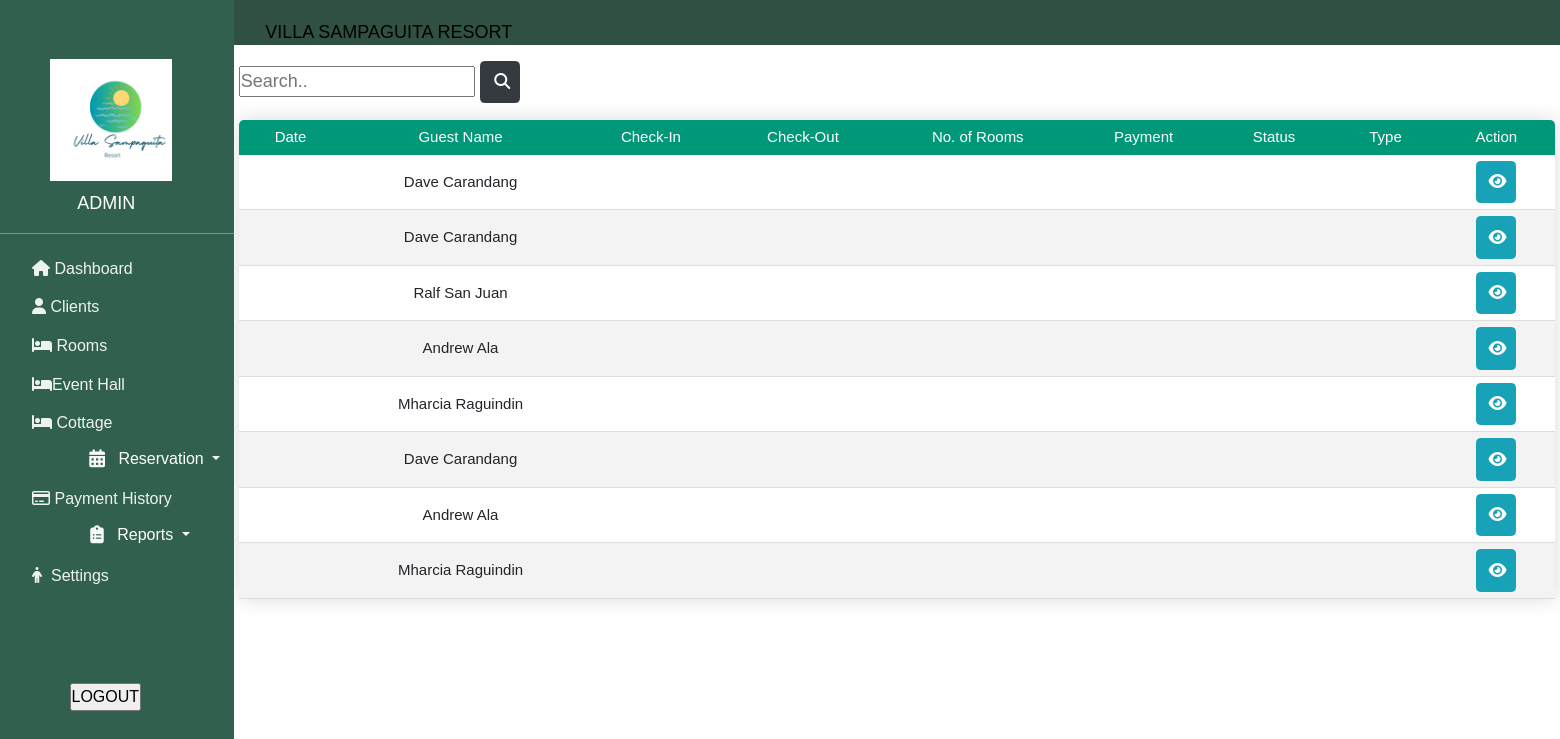
Page /Report.php/list.php on the committed database.
### tables this page shows
CREATE TABLE `reservation` (
  `reservation_Id` int(11) NOT NULL,
  `people_Id` int(11) NOT NULL,
  `name` varchar(255) NOT NULL,
  `email` varchar(255) NOT NULL,
  `number` int(11) NOT NULL,
  `room_Id` varchar(250) NOT NULL,
  `cottage_Id` varchar(250) NOT NULL,
  `hall_Id` varchar(250) NOT NULL,
  `timeInOut` varchar(250) NOT NULL,
  `dateIn` varchar(250) NOT NULL,
  `dateOut` varchar(250) NOT NULL,
  `adult` varchar(250) NOT NULL,
  `children` varchar(250) NOT NULL,
  `reservationStatus` varchar(250) NOT NULL,
  `payment_status` varchar(250) NOT NULL,
  `dateCreated` varchar(250) NOT NULL,
  `code` varchar(250) NOT NULL,
  `downCheckOut` varchar(250) NOT NULL
);

### Report.php/list.php (the view, shortened to what this page needs)
<!DOCTYPE html>
<html lang="en">
<head>
    <link rel="stylesheet" type="text/css" href="list.css">
    <link rel="stylesheet" href="https://cdn.jsdelivr.net/npm/bootstrap@4.0.0/dist/css/bootstrap.min.css">
    <link rel="stylesheet" href="https://unpkg.com/boxicons@latest/css/boxicons.min.css">
    <link href="https://unpkg.com/aos@2.3.1/dist/aos.css" rel="stylesheet">
    <link rel="stylesheet" href="https://cdn.jsdelivr.net/npm/swiper/swiper-bundle.min.css">
    <!DOCTYPE html>
<html>
<head>
  <head>
    <link rel="stylesheet" href="https://cdn.jsdelivr.net/npm/bootstrap@4.0.0/dist/css/bootstrap.min.css">
        <link rel="stylesheet" href="https://cdnjs.cloudflare.com/ajax/libs/font-awesome/4.7.0/css/font-awesome.min.css">
       <link rel="stylesheet" href="../admin_dashboard/home.css"></link>
  </head>
</head>
<body >
        <?php
            include "../admin_dashboard/header.php";
            include "../admin_dashboard/sidebar.php";
        ?>
 <form class="search.php">
<div class="search">
  <input type="text" placeholder="Search..">
  <button type="submit" class="btn btn-dark"><i class="fa-solid fa-magnifying-glass"></i></button>
</div>
 </form>
<form action="printreport.php" method="POST" target="_blank">
      <div class="row no-print">
        <div class="col-xs-12" style="margin-left:-1%;">
       <span class="pull-right"> <button type="submit" class="btn btn-primary"  ><i class="fa fa-print"></i> Print</button></span>
        </div>
      </div>
    </form>
<section class="dataTable_room">
                <table class="content-table" id="table-data">
                    <thead>
                        <tr>
                        <th>Date</th>
                            <th>Guest Name</th>
                            <th>Check-In</th>
                            <th>Check-Out</th>
                            <th>No. of Rooms</th>
                            <th>Payment</th>
                            <th>Status</th>
                            <th>Type</th>
                            <th>Action</th>
                        </tr>
                    </thead>
                    <tbody>
                    <?php
					include('../database/connect.php');
					$query=mysqli_query($conn,"select * from reservation");
					while($row=mysqli_fetch_array($query)){
						?>
                                    <tr>
                                    <td><?php echo $row['date']; ?></td>
                                        <td><?php echo $row['name']; ?></td>
                                        <td><?php echo $row['checkin']; ?></td>
                                        <td><?php echo $row['checkout']; ?></td>
                                        <td><?php echo $row['norooms']; ?></td>
                                        <td><?php echo $row['payment']; ?></td>
                                        <td><?php echo $row['status']; ?></td>
                                        <td><?php echo $row['type']; ?></td>
                                        <td>
                                        <button type="button" class="btn btn-info"   data-toggle="modal" data-target="#edit"> <i class="fa-solid fa-eye" style="margin-left:-20%;"></i></button>
                                        </td>
                                    </tr>
						<?php
					}
				?>
							</tbody>
                </table>
</section>

### Report.php/list.css (style rules this page uses)
.search { height: 10px; margin-left: 15.3%; margin-top: 1%; }
.dataTable_room { display: flex; margin-left: 15%; }
.content-table { width: 100%; margin: 5px; border-collapse: collapse; border-radius: 5px 5px 0 0; overflow: hidden; text-align: center; box-shadow: 0 0 20px rgba(0, 0, 0, 0.15); }
.content-table thead tr { background-color: #009879; color: #ffffff; font-weight: bold; }
.content-table th, .content-table td { font-weight: 500; padding: 6px 20px; font-size: 15px; }
.content-table tbody tr { border-bottom: 1px solid #dddddd; }
.content-table tbody tr:nth-of-type(even) { background-color: #f3f3f3; }
button { width: 40px; position: relative; border: none; background: transparent; margin-top: 5px; cursor: pointer; outline-offset: 4px; transition: filter 250ms; user-select: none; touch-action: manipulation; }
button i { font-size: 16px; padding-top: 5px; }

### admin_dashboard/home.css (style rules this page uses)
* { margin: 0; padding: 0; font-family: 'italic', sans-serif; font-size: 18px; }

### rows in the picture
reservation: name "Dave Carandang"
reservation: name "Dave Carandang"
reservation: name "Ralf San Juan"
reservation: name "Andrew Ala"
reservation: name "Mharcia Raguindin"
reservation: name "Dave Carandang"
reservation: name "Andrew Ala"
reservation: name "Mharcia Raguindin"
